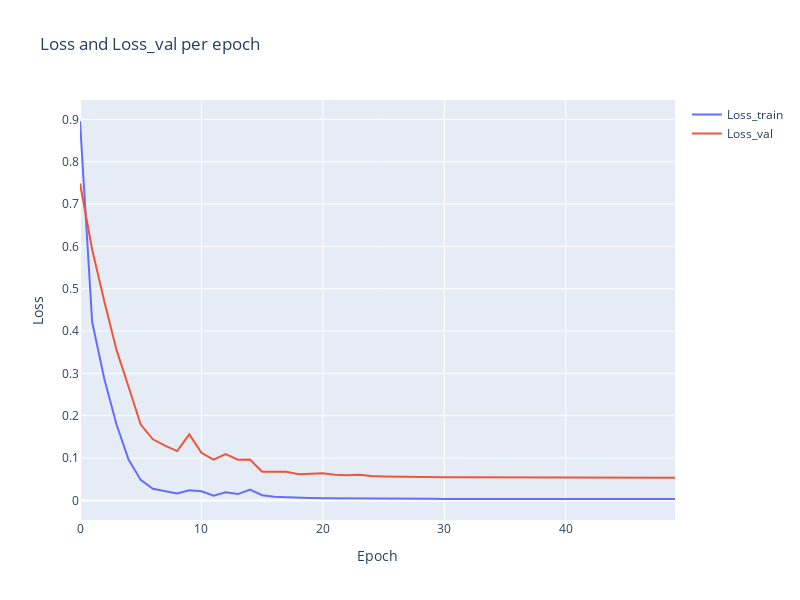

Notebook code cell kept with this figure:
### Code cell
# model training
metrics = model.fit(df_train, validation_df=df_val, freq="H", progress=True, metrics=True)
print(metrics.iloc[-1][["Loss", "Loss_val"]]) # print the loss values

# plot Loss_val and Loss_train per epoch - uncomment if predicting more than 1 future point
fig = go.Figure()
fig.add_trace(go.Scatter(x=metrics.index, y=metrics["Loss"], mode='lines', name='Loss_train'))
fig.add_trace(go.Scatter(x=metrics.index, y=metrics["Loss_val"], mode='lines', name='Loss_val'))
fig.update_layout(title='Loss and Loss_val per epoch', xaxis_title='Epoch', yaxis_title='Loss', width=800, height=600)
fig.show()

### Figure 1 — Plotly figure (JSON) as saved in the notebook; plotly's stock layout.template omitted (floating-point values rounded to 4 significant figures)
{"data": [{"mode": "lines", "name": "Loss_train", "type": "scatter", "x": [0, 1, 2, 3, 4, 5, 6, 7, 8, 9, 10, 11, 12, 13, 14, 15, 16, 17, 18, 19, 20, 21, 22, 23, 24, 25, 26, 27, 28, 29, 30, 31, 32, 33, 34, 35, 36, 37, 38, 39, 40, 41, 42, 43, 44, 45, 46, 47, 48, 49], "y": [0.8962, 0.4218, 0.2873, 0.1797, 0.09662, 0.04836, 0.02735, 0.02134, 0.01617, 0.0239, 0.02136, 0.011, 0.0189, 0.01489, 0.02533, 0.01224, 0.008762, 0.007396, 0.005815, 0.005487, 0.00482, 0.004471, 0.004318, 0.00407, 0.003899, 0.003832, 0.00373, 0.003658, 0.003644, 0.003582, 0.003548, 0.00354, 0.00351, 0.003496, 0.003472, 0.003444, 0.003417, 0.003429, 0.003403, 0.003367, 0.003372, 0.003348, 0.003331, 0.003322, 0.003304, 0.003314, 0.003293, 0.003285, 0.003274, 0.003278]}, {"mode": "lines", "name": "Loss_val", "type": "scatter", "x": [0, 1, 2, 3, 4, 5, 6, 7, 8, 9, 10, 11, 12, 13, 14, 15, 16, 17, 18, 19, 20, 21, 22, 23, 24, 25, 26, 27, 28, 29, 30, 31, 32, 33, 34, 35, 36, 37, 38, 39, 40, 41, 42, 43, 44, 45, 46, 47, 48, 49], "y": [0.7488, 0.5927, 0.4705, 0.3561, 0.2683, 0.179, 0.1443, 0.1293, 0.1164, 0.1559, 0.1123, 0.09627, 0.1094, 0.09615, 0.09657, 0.0678, 0.06786, 0.06769, 0.06185, 0.06333, 0.06426, 0.06079, 0.05935, 0.06045, 0.05738, 0.05667, 0.05662, 0.05644, 0.05539, 0.055, 0.05489, 0.05452, 0.05437, 0.0545, 0.05424, 0.05434, 0.05395, 0.05417, 0.0541, 0.05343, 0.05356, 0.05339, 0.05359, 0.05371, 0.05323, 0.0535, 0.0534, 0.05329, 0.05334, 0.05326]}], "layout": {"height": 600, "title": {"text": "Loss and Loss_val per epoch"}, "width": 800, "xaxis": {"title": {"text": "Epoch"}}, "yaxis": {"title": {"text": "Loss"}}}}
